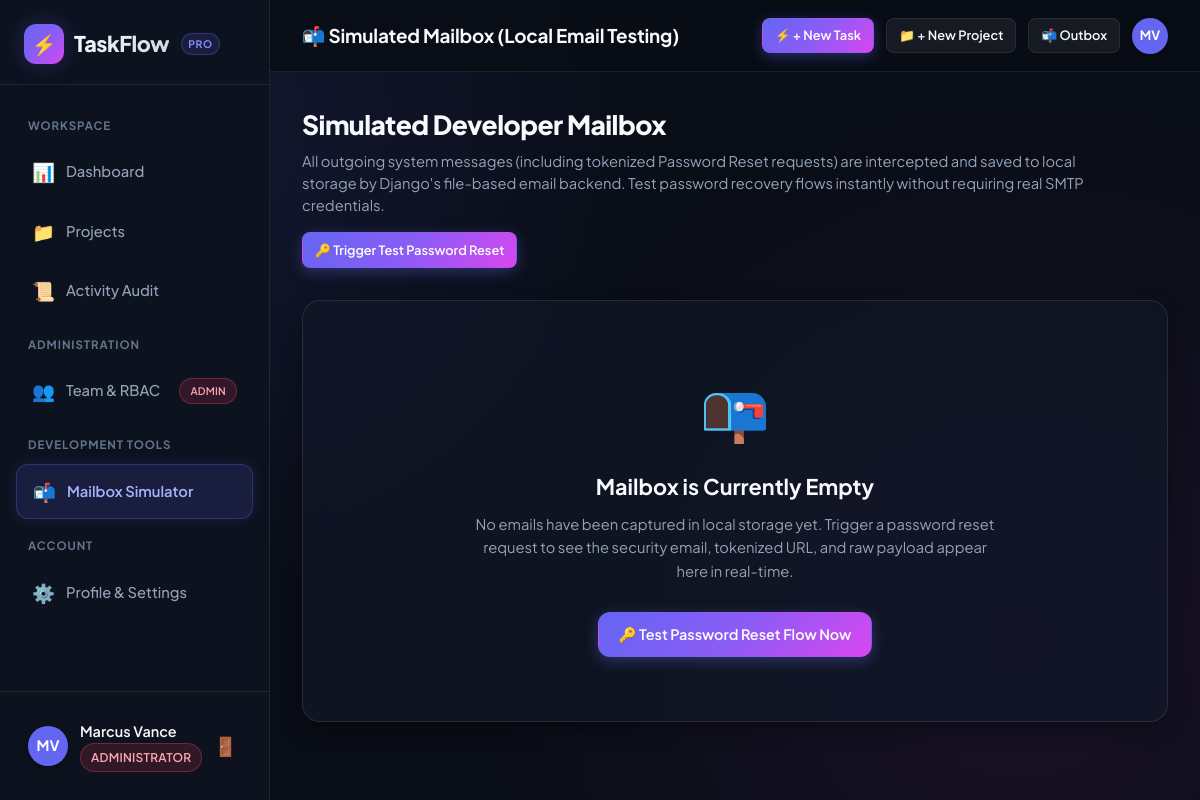
The app's page /accounts/dev/email-inbox/ (signed in) with its own data.
### accounts/models.py (models this page shows, shortened)
class CustomUser(AbstractUser):
    class Role(models.TextChoices):
        ADMIN = 'ADMIN', 'Administrator'
        MANAGER = 'MANAGER', 'Project Manager'
        MEMBER = 'MEMBER', 'Team Member'
    role = models.CharField(
        max_length=20,
        choices=Role.choices,
        default=Role.MEMBER,
        help_text='Designates the role and permission level in TaskFlow.'
    )
    bio = models.TextField(blank=True, default='')
    title = models.CharField(max_length=100, blank=True, default='Team Contributor')
    avatar_color = models.CharField(max_length=30, default='indigo')
    @property
    def is_admin_role(self):
        return self.role == self.Role.ADMIN or self.is_superuser
    @property
    def is_manager_role(self):
        return self.role in (self.Role.ADMIN, self.Role.MANAGER) or self.is_superuser
    @property
    def role_badge_class(self):
        if self.is_admin_role:
            return 'badge-admin'
        elif self.role == self.Role.MANAGER:
            return 'badge-manager'
        return 'badge-member'
    @property
    def initials(self):
        if self.first_name and self.last_name:
            return f"{self.first_name[0]}{self.last_name[0]}".upper()
        return self.username[:2].upper()

### accounts/views.py (the view, shortened to what this page needs)
# urls.py: path('dev/email-inbox/', views.dev_email_inbox_view, name='dev_email_inbox'),
@user_passes_test(is_admin_check, login_url='accounts:login')
def dev_email_inbox_view(request):
    emails = []
    email_dir = Path(settings.EMAIL_FILE_PATH)
    return render(request, 'accounts/dev_email_inbox.html', {'emails': emails})

### accounts/context_processors.py (called while the page is built, shortened)
def auth_roles_context(request):
    context = {
        'is_admin': False,
        'is_manager': False,
        'user_role': 'ANONYMOUS',
        'dev_reset_link': None,
    }
    if request.user.is_authenticated:
        context['is_admin'] = request.user.is_admin_role
        context['is_manager'] = request.user.is_manager_role
        context['user_role'] = getattr(request.user, 'role', 'MEMBER')
    if settings.DEBUG and hasattr(settings, 'EMAIL_FILE_PATH'):
        email_dir = Path(settings.EMAIL_FILE_PATH)
    return context

### accounts/views.py (called while the page is built)
def is_admin_check(user):
    return user.is_authenticated and user.is_admin_role

### templates/accounts/dev_email_inbox.html (shortened to what this page needs)
{% extends 'base.html' %}
{% block header_title %}📬 Simulated Mailbox (Local Email Testing){% endblock %}
{% block content %}
<div style="margin-bottom: 2rem; display: flex; justify-content: space-between; align-items: flex-start; flex-wrap: wrap; gap: 1rem;">
    <div>
        <h1 style="font-size: 1.65rem; font-weight: 800; letter-spacing: -0.02em;">Simulated Developer Mailbox</h1>
        <p style="color: var(--text-secondary); font-size: 0.92rem; max-width: 800px; line-height: 1.5; margin-top: 4px;">
            All outgoing system messages (including tokenized Password Reset requests) are intercepted and saved to local storage by Django's file-based email backend. Test password recovery flows instantly without requiring real SMTP credentials.
        </p>
    </div>
    <a href="{% url 'accounts:password_reset' %}" class="btn btn-primary btn-sm">
        🔑 Trigger Test Password Reset
    </a>
</div>
{% if emails %}
<div style="display: flex; flex-direction: column; gap: 1.5rem;">
    {% for email in emails %}
    <div class="card" style="border-left: 4px solid var(--primary); padding: 1.5rem;">
        <div style="display: flex; justify-content: space-between; align-items: flex-start; margin-bottom: 1rem; flex-wrap: wrap; gap: 8px;">
            <div>
                <span class="badge badge-manager" style="margin-bottom: 6px; font-size: 0.72rem;">Intercepted Email Message</span>
                <h3 style="font-size: 1.25rem; font-weight: 700; color: var(--text-main); margin-top: 2px;">{{ email.subject }}</h3>
            </div>
            <div style="font-size: 0.82rem; color: var(--text-muted); font-family: var(--font-mono);">
                ⏱️ {{ email.date|default:"Recently dispatched" }}
            </div>
        </div>
        <div style="display: grid; grid-template-columns: repeat(auto-fit, minmax(220px, 1fr)); gap: 0.75rem; background: rgba(0, 0, 0, 0.3); padding: 0.85rem 1rem; border-radius: var(--radius-sm); margin-bottom: 1.25rem; font-size: 0.88rem; border: 1px solid var(--border-subtle);">
            <div><strong style="color: var(--text-secondary);">Recipient (To):</strong> <span style="color: #a5b4fc;">{{ email.to }}</span></div>
            <div><strong style="color: var(--text-secondary);">File ID:</strong> <span style="font-family: var(--font-mono); color: var(--text-muted); font-size: 0.8rem;">{{ email.filename }}</span></div>
        </div>
        {% if email.reset_link %}
        <div style="background: rgba(99, 102, 241, 0.12); border: 1px solid rgba(99, 102, 241, 0.35); border-radius: var(--radius-md); padding: 1.25rem; margin-bottom: 1.25rem;">
            <div style="display: flex; justify-content: space-between; align-items: center; flex-wrap: wrap; gap: 1rem;">
                <div>
                    <div style="font-weight: 700; color: #a5b4fc; font-size: 0.95rem; margin-bottom: 2px;">
                        ✨ Verified One-Time Password Reset Link Detected!
                    </div>
                    <div style="font-size: 0.82rem; color: var(--text-secondary); word-break: break-all; font-family: var(--font-mono);">
                        {{ email.reset_link }}
                    </div>
                </div>
                <a href="{{ email.reset_link }}" class="btn btn-primary" style="padding: 0.65rem 1.4rem; font-size: 0.9rem; text-decoration: none; white-space: nowrap; box-shadow: var(--shadow-glow);">
                    ⚡ Open Reset Link & Set Password &rarr;
                </a>
            </div>
        </div>
        {% endif %}
        <details style="cursor: pointer;">
            <summary style="font-size: 0.82rem; font-weight: 700; color: var(--text-muted); text-transform: uppercase; letter-spacing: 0.05em; outline: none; margin-bottom: 8px;">
                Inspect Raw Email Payload
            </summary>
            <div style="background: rgba(10, 15, 29, 0.95); border: 1px solid var(--border-subtle); border-radius: var(--radius-md); padding: 1.25rem; font-family: var(--font-mono); font-size: 0.82rem; color: #cbd5e1; white-space: pre-wrap; line-height: 1.6; word-break: break-all; margin-top: 8px;">
{{ email.raw_content }}
            </div>
        </details>
    </div>
    {% endfor %}
</div>
{% else %}
<div class="card" style="text-align: center; padding: 4rem 2rem;">
    <div style="font-size: 3.5rem; margin-bottom: 1rem;">📭</div>
    <h3 style="font-size: 1.35rem; font-weight: 700; margin-bottom: 0.5rem;">Mailbox is Currently Empty</h3>
    <p style="color: var(--text-secondary); max-width: 520px; margin: 0 auto 1.75rem auto; font-size: 0.92rem; line-height: 1.6;">
        No emails have been captured in local storage yet. Trigger a password reset request to see the security email, tokenized URL, and raw payload appear here in real-time.
    </p>
    <a href="{% url 'accounts:password_reset' %}" class="btn btn-primary">
        🔑 Test Password Reset Flow Now
    </a>
</div>
{% endif %}
{% endblock %}

### templates/base.html (shortened to what this page needs)
{% load static %}
<!DOCTYPE html>
<html lang="en">
<head>
    <link rel="stylesheet" href="{% static 'css/style.css' %}">
</head>
<body>
    {% if user.is_authenticated %}
    <div class="app-container">
        <aside class="sidebar">
            <div class="brand">
                <a href="{% url 'tasks:dashboard' %}"
                    style="display: flex; align-items: center; gap: 10px; text-decoration: none;">
                    <div class="brand-icon">⚡</div>
                    <div>
                        <div class="brand-name">TaskFlow</div>
                    </div>
                </a>
                <span class="brand-badge">PRO</span>
            </div>
            <ul class="nav-menu">
                <li class="nav-section-title">Workspace</li>
                <li class="nav-item {% if request.resolver_match.url_name == 'dashboard' %}active{% endif %}">
                    <a href="{% url 'tasks:dashboard' %}">
                        <span class="nav-icon">📊</span>
                        <span>Dashboard</span>
                    </a>
                </li>
                <li class="nav-item {% if 'project' in request.resolver_match.url_name %}active{% endif %}">
                    <a href="{% url 'tasks:project_list' %}">
                        <span class="nav-icon">📁</span>
                        <span>Projects</span>
                    </a>
                </li>
                <li class="nav-item {% if request.resolver_match.url_name == 'activity_log' %}active{% endif %}">
                    <a href="{% url 'tasks:activity_log' %}">
                        <span class="nav-icon">📜</span>
                        <span>Activity Audit</span>
                    </a>
                </li>
                {% if is_admin or user.is_admin_role %}
                <li class="nav-section-title">Administration</li>
                <li class="nav-item {% if request.resolver_match.url_name == 'admin_users' %}active{% endif %}">
                    <a href="{% url 'accounts:admin_users' %}">
                        <span class="nav-icon">👥</span>
                        <span>Team & RBAC</span>
                        <span class="badge badge-admin" style="margin-left: auto; font-size: 0.65rem;">Admin</span>
                    </a>
                </li>
                {% endif %}
                {% if is_admin or user.is_admin_role %}
                <li class="nav-section-title">Development Tools</li>
                <li class="nav-item {% if request.resolver_match.url_name == 'dev_email_inbox' %}active{% endif %}">
                    <a href="{% url 'accounts:dev_email_inbox' %}">
                        <span class="nav-icon">📬</span>
                        <span>Mailbox Simulator</span>
                    </a>
                </li>
                {% endif %}
                <li class="nav-section-title">Account</li>
                <li class="nav-item {% if request.resolver_match.url_name == 'profile' %}active{% endif %}">
                    <a href="{% url 'accounts:profile' %}">
                        <span class="nav-icon">⚙️</span>
                        <span>Profile & Settings</span>
                    </a>
                </li>
            </ul>
            <div class="sidebar-footer">
                <div class="user-mini-card">
                    <div class="avatar"
                        style="background-color: var(--accent-{{ user.avatar_color|default:'indigo' }}, #6366f1);">
                        {{ user.initials }}
                    </div>
                    <div class="user-info">
                        <div class="user-name">{{ user.get_full_name|default:user.username }}</div>
                        <div class="user-role-label">
                            <span class="badge {{ user.role_badge_class }}">
                                {{ user.get_role_display }}
                            </span>
                        </div>
                    </div>
                    <a href="{% url 'accounts:logout' %}" title="Sign out"
                        style="color: var(--text-muted); font-size: 1.15rem; padding: 4px; transition: color 0.2s;"
                        onmouseover="this.style.color='#f43f5e'" onmouseout="this.style.color='var(--text-muted)'">
                        🚪
                    </a>
                </div>
            </div>
        </aside>
        <div class="main-content">
            <header class="topbar">
                <div style="display: flex; align-items: center; gap: 14px;">
                    <div
                        style="font-weight: 700; font-size: 1.18rem; color: var(--text-main); letter-spacing: -0.01em;">
                        {% block header_title %}Overview{% endblock %}
                    </div>
                </div>
                <div style="display: flex; align-items: center; gap: 12px; flex-wrap: wrap;">
                    <a href="{% url 'tasks:task_create' %}" class="btn btn-primary btn-sm">
                        <span>⚡ + New Task</span>
                    </a>
                    {% if is_manager or user.is_manager_role %}
                    <a href="{% url 'tasks:project_create' %}" class="btn btn-secondary btn-sm">
                        <span>📁 + New Project</span>
                    </a>
                    {% endif %}
                    {% if is_admin or user.is_admin_role %}
                    <a href="{% url 'accounts:dev_email_inbox' %}" class="btn btn-secondary btn-sm"
                        title="View Captured Emails & Reset Links">
                        <span>📬 Outbox</span>
                    </a>
                    {% endif %}
                    <a href="{% url 'accounts:profile' %}" title="View profile settings"
                        style="display: flex; align-items: center;">
                        <div class="avatar"
                            style="width: 36px; height: 36px; font-size: 0.8rem; background-color: var(--accent-{{ user.avatar_color|default:'indigo' }}, #6366f1); box-shadow: var(--shadow-sm);">
                            {{ user.initials }}
                        </div>
                    </a>
                </div>
            </header>
            <main class="page-body">
                {% block content %}{% endblock %}
            </main>
        </div>
    </div>
    {% endif %}
</body>
</html>

### records on screen
CustomUser: initials "MV", get_full_name "Marcus Vance", role "ADMINISTRATOR"
